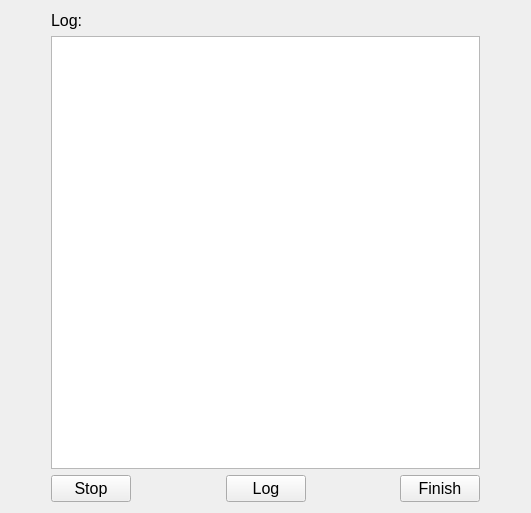
<?xml version="1.0" encoding="UTF-8"?>
<ui version="4.0">
 <class>ExperimentStatus</class>
 <widget class="QWidget" name="ExperimentStatus">
  <property name="geometry">
   <rect>
    <x>0</x>
    <y>0</y>
    <width>531</width>
    <height>513</height>
   </rect>
  </property>
  <property name="windowTitle">
   <string>ExperimentStatus</string>
  </property>
  <layout class="QHBoxLayout" name="horizontalLayout">
   <item>
    <spacer name="horizontalSpacer_3">
     <property name="orientation">
      <enum>Qt::Horizontal</enum>
     </property>
     <property name="sizeType">
      <enum>QSizePolicy::Preferred</enum>
     </property>
     <property name="sizeHint" stdset="0">
      <size>
       <width>40</width>
       <height>20</height>
      </size>
     </property>
    </spacer>
   </item>
   <item>
    <layout class="QGridLayout" name="gridLayout">
     <item row="0" column="0" colspan="2">
      <widget class="QLabel" name="label">
       <property name="font">
        <font>
         <pointsize>12</pointsize>
        </font>
       </property>
       <property name="text">
        <string>Log:</string>
       </property>
      </widget>
     </item>
     <item row="2" column="0">
      <widget class="QPushButton" name="stopPushButton">
       <property name="font">
        <font>
         <pointsize>12</pointsize>
        </font>
       </property>
       <property name="text">
        <string>Stop</string>
       </property>
      </widget>
     </item>
     <item row="2" column="4">
      <widget class="QPushButton" name="finishPushButton">
       <property name="font">
        <font>
         <pointsize>12</pointsize>
        </font>
       </property>
       <property name="text">
        <string>Finish</string>
       </property>
      </widget>
     </item>
     <item row="2" column="2">
      <widget class="QPushButton" name="logPushButton">
       <property name="sizePolicy">
        <sizepolicy hsizetype="Minimum" vsizetype="Fixed">
         <horstretch>0</horstretch>
         <verstretch>0</verstretch>
        </sizepolicy>
       </property>
       <property name="font">
        <font>
         <pointsize>12</pointsize>
        </font>
       </property>
       <property name="text">
        <string>Log</string>
       </property>
      </widget>
     </item>
     <item row="2" column="1">
      <spacer name="horizontalSpacer">
       <property name="orientation">
        <enum>Qt::Horizontal</enum>
       </property>
       <property name="sizeHint" stdset="0">
        <size>
         <width>40</width>
         <height>20</height>
        </size>
       </property>
      </spacer>
     </item>
     <item row="2" column="3">
      <spacer name="horizontalSpacer_2">
       <property name="orientation">
        <enum>Qt::Horizontal</enum>
       </property>
       <property name="sizeHint" stdset="0">
        <size>
         <width>40</width>
         <height>20</height>
        </size>
       </property>
      </spacer>
     </item>
     <item row="1" column="0" colspan="5">
      <widget class="QTextEdit" name="statusTextEdit1">
       <property name="font">
        <font>
         <pointsize>12</pointsize>
        </font>
       </property>
       <property name="readOnly">
        <bool>true</bool>
       </property>
      </widget>
     </item>
    </layout>
   </item>
   <item>
    <spacer name="horizontalSpacer_4">
     <property name="orientation">
      <enum>Qt::Horizontal</enum>
     </property>
     <property name="sizeType">
      <enum>QSizePolicy::Preferred</enum>
     </property>
     <property name="sizeHint" stdset="0">
      <size>
       <width>40</width>
       <height>20</height>
      </size>
     </property>
    </spacer>
   </item>
  </layout>
 </widget>
 <layoutdefault spacing="6" margin="11"/>
 <resources/>
 <connections/>
</ui>
